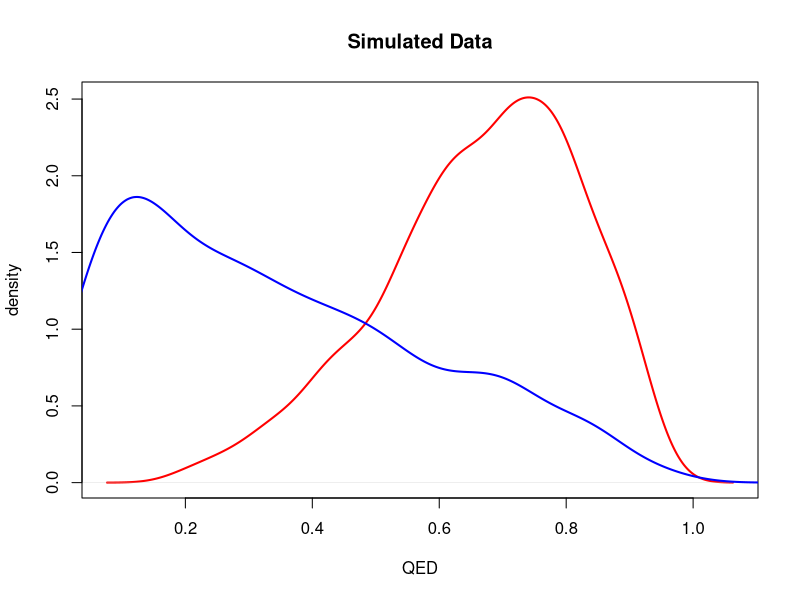
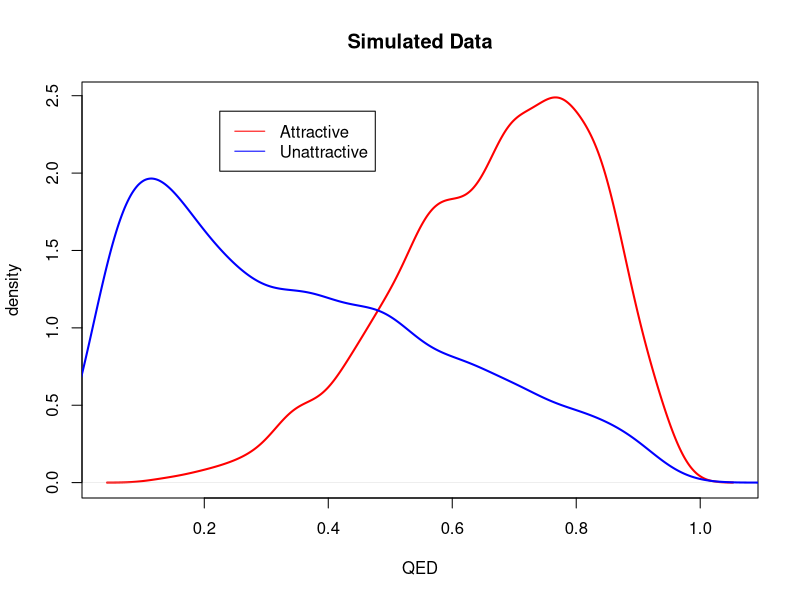
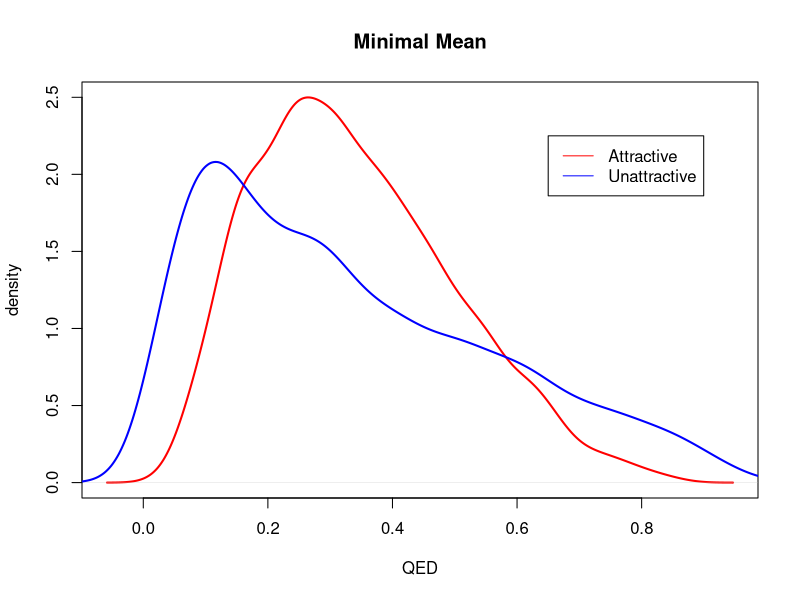

These charts were generated, in order, by the following R code:
## ---- chunk 1
knitr::opts_chunk$set(echo = TRUE, message=FALSE)
## ---- chunk 2
library(tidyverse)
library(boot)

##################################################
# FUNCTION: sim_data()
# Simulates QED values for hypothetical attractive and unattractive chemicals
# input: integer specifying the # rows for the df
# output: df 
#------------------------------------------------- 
simData <- function(size=1000) {
  simAttractive <- inv.logit(rnorm(n=size,mean=.8,sd=.8))
  simUnattractive <- inv.logit(rnorm(n=size,mean=-.88,sd=1.35))
 return(data.frame(simAttractive,simUnattractive))
}
simData()

##################################################
# FUNCTION: do_t_test()
# performs an independent t-test and return the p-value
# input: x , y -> numerical vectors to test; ch -> character string identifying the alt hypothesis ('t'= tests for any difference in means, 'g'= tests if the mean of x > the mean of y, 'l'= tests if the mean of x < the mean of y)
# output: the p-value of the t-test
#------------------------------------------------- 
do_t_test <- function(x=runif(10),y=runif(10),ch='t') {
  tt <- t.test(x,y,alternative=ch,var.equal=F)
  return(tt$p.value)
}

##################################################
# FUNCTION: QED_dplot()
# produces a density plot of 2 QED distributions
# input: df -> dataframe containing at least 2 QED distributions as columns; xcol,ycol -> specifies the index of the 1st and 2nd distributions, respectively
# output: dplot -> the density plot object
#------------------------------------------------- 
QED_dplot<- function(df=data.frame(runif(10),runif(10)),xcol=1,ycol=2){
  d1 <- density(df[,xcol])
  d2 <- density(df[,ycol])
  if(max(d1$y)>max(d2$y)){
    plot(d1, lwd = 2, col = "red",
    main = "Simulated Data", xlab = "QED",ylab="density")
    lines(d2, col = "blue", lwd = 2)
  } else {
      plot(d2, lwd = 2, col = "red",
      main = "Simulated Data", xlab = "QED",ylab="density")
      lines(d1, col = "blue", lwd = 2)
  }
}

# Global variables
#----------------------------------------------
attractiveCol <- 1 # column with data for attractive molecules
unattractiveCol <- 2 # column with data for unattractive molecules
Ha <- 'g' # the alternative hypothesis for the t test
#----------------------------------------------

# Program body
temp1 <- simData() # construct the data frame
do_t_test(temp1[,attractiveCol],temp1[,unattractiveCol],ch=Ha) # do the t test
QED_dplot(temp1,attractiveCol,unattractiveCol) # plot the results




## ---- chunk 3
# Simulating the "attractive" dataset
simAttractive <- inv.logit(rnorm(n=3000,mean=.8,sd=.8))

# Making sure our mean and sd match the desired values
mean(simAttractive)
sd(simAttractive)

# Simulating the "unattractive" dataset
simUnattractive <- inv.logit(rnorm(n=3000,mean=-.88,sd=1.35))

# Making sure our mean and sd match the desired values
mean(simUnattractive)
sd(simUnattractive)
## ---- chunk 4
df <- data.frame(simAttractive,simUnattractive)
# df <- df %>% pivot_longer(cols=1:2,
#                           names_to="dataset",
#                           values_to="value")
## ---- chunk 5
# testing for a significant difference between the two distributions
t.test(df$simAttractive,df$simUnattractive, alternative='greater',var.equal=F)

# Plotting the density curves of the simulated data
dAttractive <- density(df$simAttractive)
dUnattractive <- density(df$simUnattractive)
par(mfrow=c(1,1))
plot(dAttractive, lwd = 2, col = "red",
    main = "Simulated Data", xlab = "QED",ylab="density")
lines(dUnattractive, col = "blue", lwd = 2)
legend(.225, 2.4, legend=c("Attractive", "Unattractive"),
       col=c("red", "blue"),lty=1:1)
## ---- chunk 6
# Trying 100 simulations with minimal difference between means to see if any simulations still result in a significant difference
hits <- 0
for (i in c(1:100)) {
  simAttractive <- inv.logit(rnorm(n=3000,mean=-.76,sd=.8))
  simUnattractive <- inv.logit(rnorm(n=3000,mean=-.88,sd=1.35))
  t <- t.test(simAttractive,simUnattractive, alternative='greater',var.equal=F)
  if (t$p.value<0.05){
     hits <- hits+1
     # these lines save the last sig dif simulated data sets to be plotted later
     dAttractive <- density(simAttractive)
     dUnattractive <- density(simUnattractive)
  }
}
hits

# Plotting again to help visualize
par(mfrow=c(1,1))
plot(dAttractive, lwd = 2, col = "red",
    main = "Minimal Mean", ylab = "density",xlab="QED")
lines(dUnattractive, col = "blue", lwd = 2)
legend(.65, 2.25, legend=c("Attractive", "Unattractive"),
       col=c("red", "blue"),lty=1:1)
## ---- chunk 7
# Trying 100 simulations to get an idea of the minimal sample size required to still get a significant difference in distribution means
hits <- 0
for (i in c(1:100)) {
  simAttractive <- inv.logit(rnorm(n=2,mean=.8,sd=.8))
  simUnattractive <- inv.logit(rnorm(n=2,mean=-.88,sd=1.35))
  t <- t.test(simAttractive,simUnattractive, alternative='greater',var.equal=F)
  if (t$p.value<0.05){
     hits <- hits+1
  }
}
hits
